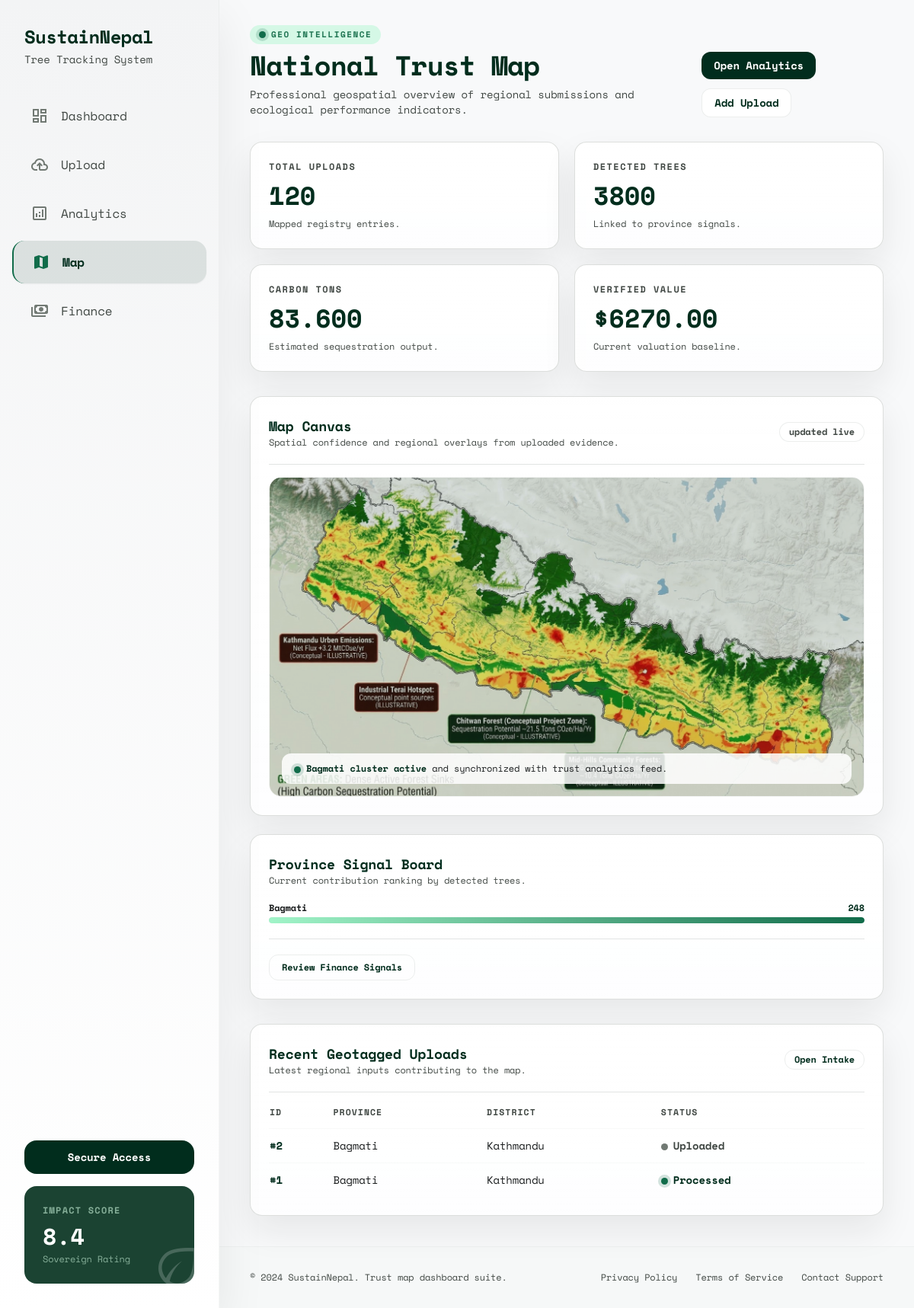
The app's page /nepal-trust-map/ with its own data.
### app/models.py (models this page shows, shortened)
class MediaUpload(models.Model):
	user = models.ForeignKey(settings.AUTH_USER_MODEL, on_delete=models.SET_NULL, null=True, blank=True)
	file = models.FileField(upload_to='uploads/%Y/%m/%d/')
	media_type = models.CharField(max_length=16, choices=MediaType.choices)
	latitude = models.DecimalField(max_digits=9, decimal_places=6)
	longitude = models.DecimalField(max_digits=9, decimal_places=6)
	province = models.CharField(max_length=100)
	district = models.CharField(max_length=100)
	status = models.CharField(max_length=16, choices=UploadStatus.choices, default=UploadStatus.UPLOADED)
	upload_date = models.DateTimeField(auto_now_add=True)

### app/views.py (the view)
# urls.py: path('nepal-trust-map/', nepal_trust_map_page, name='nepal_trust_map'),
def nepal_trust_map_page(request):
	return render(request, 'app/nepal_trust_map.html', _build_page_context('nepal-trust-map'))

### app/views.py (called while the page is built)
def _recent_uploads(limit=10):
	return MediaUpload.objects.select_related('detection__carbon_record').order_by('-upload_date')[:limit]

def _latest_transactions(limit=8):
	return FinanceTransaction.objects.select_related('carbon_record').order_by('-transaction_date')[:limit]

def _province_breakdown(limit=5):
	rows = (
		MediaUpload.objects.values('province')
		.annotate(total_trees=Sum('detection__tree_count'))
		.order_by('-total_trees')
	)
	seeded = [
		{'province': 'Bagmati', 'total_trees': 980},
		{'province': 'Koshi', 'total_trees': 860},
		{'province': 'Lumbini', 'total_trees': 790},
		{'province': 'Madhesh', 'total_trees': 720},
		{'province': 'Gandaki', 'total_trees': 665},
	]
	result = []
	for row in rows[:limit]:
		base_trees = row['total_trees'] or 0
		result.append(
			{
				'province': row['province'],
				'total_trees': max(base_trees * 8, 180),
			}
		)
	if not result:
		return seeded[:limit]
	return result

def _build_page_context(current_page):
	return {
		'current_page': current_page,
		'stitch_pages': STITCH_PAGES,
		'sidebar_nav': DASHBOARD_SIDEBAR_NAV,
		'show_dashboard_sidebar': current_page in DASHBOARD_LAYOUT_PAGES,
		'summary': _dashboard_summary(),
		'recent_uploads': _recent_uploads(10),
		'latest_transactions': _latest_transactions(10),
		'province_breakdown': _province_breakdown(8),
		'upload_form': MediaUploadForm(),
	}

### templates/app/nepal_trust_map.html (shortened to what this page needs)
{% extends 'base.html' %}
{% block body_class %}text-on-surface{% endblock %}
{% block extra_head %}
<script id="tailwind-config">
      tailwind.config = {
        darkMode: "class",
        theme: {
          extend: {
            colors: {
              "on-error": "#ffffff",
              "tertiary": "#152b1c",
              "on-primary-fixed-variant": "#274e3d",
              "surface-container-low": "#f3f4f5",
              "secondary-fixed": "#a1f4c8",
              "primary-fixed": "#c1ecd4",
              "tertiary-fixed-dim": "#b3cdb7",
              "primary": "#012d1d",
              "on-secondary-fixed": "#002113",
              "surface-container-highest": "#e1e3e4",
              "background": "#f8f9fa",
              "on-surface-variant": "#414844",
              "on-secondary": "#ffffff",
              "on-tertiary-fixed": "#092012",
              "on-tertiary-container": "#93ad98",
              "surface-variant": "#e1e3e4",
              "error-container": "#ffdad6",
              "tertiary-container": "#2a4131",
              "tertiary-fixed": "#cee9d3",
              "secondary": "#116c4a",
              "on-surface": "#191c1d",
              "on-primary": "#ffffff",
              "inverse-primary": "#a5d0b9",
              "inverse-on-surface": "#f0f1f2",
              "on-secondary-fixed-variant": "#005236",
              "on-primary-fixed": "#002114",
              "surface-container": "#edeeef",
              "on-background": "#191c1d",
              "on-primary-container": "#86af99",
              "surface-container-high": "#e7e8e9",
              "primary-container": "#1b4332",
              "error": "#ba1a1a",
              "outline": "#717973",
              "surface-dim": "#d9dadb",
              "secondary-fixed-dim": "#86d7ad",
              "secondary-container": "#a1f4c8",
              "outline-variant": "#c1c8c2",
              "on-secondary-container": "#1b724f",
              "surface": "#f8f9fa",
              "inverse-surface": "#2e3132",
              "primary-fixed-dim": "#a5d0b9",
              "surface-bright": "#f8f9fa",
              "on-error-container": "#93000a",
              "on-tertiary-fixed-variant": "#354c3b",
              "surface-container-lowest": "#ffffff",
              "surface-tint": "#3f6653",
              "on-tertiary": "#ffffff"
            }
          }
        }
      }
</script>
{% endblock %}
{% block content %}
<main class="min-h-screen bg-surface">
  <section class="px-10 pb-10 pt-8">
    <div class="mx-auto flex w-full max-w-7xl flex-col gap-8">
      <div class="flex flex-col gap-5 md:flex-row md:items-end md:justify-between">
        <div>
          <p class="mb-2 inline-flex items-center rounded-full bg-secondary-container/40 px-3 py-1 text-[11px] font-bold uppercase tracking-[0.14em] text-on-secondary-container">
            <span class="status-dot status-dot-live"></span>Geo Intelligence
          </p>
          <h1 class="text-4xl font-bold tracking-tight text-primary">National Trust Map</h1>
          <p class="mt-2 max-w-2xl text-sm text-on-surface-variant">Professional geospatial overview of regional submissions and ecological performance indicators.</p>
        </div>
        <div class="flex flex-wrap items-center gap-3">
          <a class="rounded-xl bg-primary px-4 py-2 text-sm font-bold text-on-primary transition-opacity hover:opacity-90" href="{% url 'app:trust_analytics' %}">Open Analytics</a>
          <a class="rounded-xl border border-outline-variant/30 bg-surface-container-lowest px-4 py-2 text-sm font-bold text-primary transition-colors hover:bg-surface-container-low" href="{% url 'app:data_intake_upload' %}">Add Upload</a>
        </div>
      </div>
      <div class="grid gap-5 sm:grid-cols-2 xl:grid-cols-4">
        <article class="pro-card rounded-2xl p-6">
          <p class="text-xs font-bold uppercase tracking-[0.12em] text-on-surface-variant">Total Uploads</p>
          <p class="kpi-value mt-3">{{ summary.total_uploads }}</p>
          <p class="mt-3 text-xs text-on-surface-variant">Mapped registry entries.</p>
        </article>
        <article class="pro-card rounded-2xl p-6">
          <p class="text-xs font-bold uppercase tracking-[0.12em] text-on-surface-variant">Detected Trees</p>
          <p class="kpi-value mt-3">{{ summary.total_trees }}</p>
          <p class="mt-3 text-xs text-on-surface-variant">Linked to province signals.</p>
        </article>
        <article class="pro-card rounded-2xl p-6">
          <p class="text-xs font-bold uppercase tracking-[0.12em] text-on-surface-variant">Carbon Tons</p>
          <p class="kpi-value mt-3">{{ summary.total_carbon_tons }}</p>
          <p class="mt-3 text-xs text-on-surface-variant">Estimated sequestration output.</p>
        </article>
        <article class="pro-card rounded-2xl p-6">
          <p class="text-xs font-bold uppercase tracking-[0.12em] text-on-surface-variant">Verified Value</p>
          <p class="kpi-value mt-3">${{ summary.total_value }}</p>
          <p class="mt-3 text-xs text-on-surface-variant">Current valuation baseline.</p>
        </article>
      </div>
      <div class="grid gap-6 xl:grid-cols-12">
        <section class="pro-card rounded-2xl p-6 xl:col-span-8">
          <div class="mb-5 flex items-center justify-between">
            <div>
              <h2 class="text-lg font-bold text-primary">Map Canvas</h2>
              <p class="text-xs text-on-surface-variant">Spatial confidence and regional overlays from uploaded evidence.</p>
            </div>
            <span class="rounded-full border border-outline-variant/30 bg-surface-container-lowest px-3 py-1 text-xs font-bold text-on-surface-variant">updated live</span>
          </div>
          <div class="line-divider"></div>
          <div class="relative mt-4 h-[420px] overflow-hidden rounded-2xl border border-outline-variant/20">
            <img class="h-full w-full object-cover" data-alt="Topographic map of Nepal regions" data-location="Nepal" src="/media/map.png"/>
            <div class="absolute inset-0 bg-primary/15"></div>
            <div class="absolute bottom-4 left-4 right-4 rounded-xl bg-white/85 px-4 py-3 text-xs">
              <p><span class="status-dot status-dot-live"></span><span class="font-bold text-primary">Bagmati cluster active</span> and synchronized with trust analytics feed.</p>
            </div>
          </div>
        </section>
        <section class="pro-card rounded-2xl p-6 xl:col-span-4">
          <div class="mb-5">
            <h2 class="text-lg font-bold text-primary">Province Signal Board</h2>
            <p class="text-xs text-on-surface-variant">Current contribution ranking by detected trees.</p>
          </div>
          <div class="space-y-4">
            {% for item in province_breakdown %}
            <div>
              <div class="mb-1 flex items-center justify-between text-xs">
                <span class="font-bold text-on-surface">{{ item.province }}</span>
                <span class="font-bold text-primary">{{ item.total_trees }}</span>
              </div>
              <div class="h-2 overflow-hidden rounded-full bg-surface-container-highest">
                <div class="h-full rounded-full bg-gradient-to-r from-secondary-fixed to-secondary" style="width:{% if forloop.first %}100%{% elif forloop.counter == 2 %}82%{% elif forloop.counter == 3 %}67%{% elif forloop.counter == 4 %}52%{% else %}38%{% endif %}"></div>
              </div>
            </div>
            {% empty %}
            <p class="text-sm text-on-surface-variant">No province map signals available.</p>
            {% endfor %}
          </div>
          <div class="line-divider my-5"></div>
          <a class="inline-flex rounded-xl border border-outline-variant/30 px-4 py-2 text-xs font-bold text-primary transition-colors hover:bg-surface-container-low" href="{% url 'app:verified_finance' %}">Review Finance Signals</a>
        </section>
      </div>
      <section class="pro-card rounded-2xl p-6">
        <div class="mb-5 flex items-center justify-between">
          <div>
            <h2 class="text-lg font-bold text-primary">Recent Geotagged Uploads</h2>
            <p class="text-xs text-on-surface-variant">Latest regional inputs contributing to the map.</p>
          </div>
          <a class="rounded-xl border border-outline-variant/30 px-3 py-1 text-xs font-bold text-primary transition-colors hover:bg-surface-container-low" href="{% url 'app:data_intake_upload' %}">Open Intake</a>
        </div>
        <div class="line-divider"></div>
        <div class="mt-4 overflow-x-auto">
          <table class="min-w-full text-left">
            <thead>
              <tr>
                <th class="table-head pb-3 pr-4">ID</th>
                <th class="table-head pb-3 pr-4">Province</th>
                <th class="table-head pb-3 pr-4">District</th>
                <th class="table-head pb-3 pr-4">Status</th>
              </tr>
            </thead>
            <tbody>
              {% for upload in recent_uploads %}
              <tr class="border-t border-outline-variant/10">
                <td class="py-3 pr-4 text-sm font-bold text-primary">#{{ upload.id }}</td>
                <td class="py-3 pr-4 text-sm text-on-surface">{{ upload.province }}</td>
                <td class="py-3 pr-4 text-sm text-on-surface">{{ upload.district }}</td>
                <td class="py-3 pr-4 text-sm">
                  {% if upload.status == 'processed' %}
                  <span class="status-dot status-dot-live"></span><span class="font-bold text-primary">Processed</span>
                  {% else %}
                  <span class="status-dot status-dot-muted"></span><span class="font-bold text-on-surface-variant">{{ upload.status|title }}</span>
                  {% endif %}
                </td>
              </tr>
              {% empty %}
              <tr>
                <td class="py-5 text-sm text-on-surface-variant" colspan="4">No map uploads available yet.</td>
              </tr>
              {% endfor %}
            </tbody>
          </table>
        </div>
      </section>
    </div>
  </section>
  <footer class="mt-auto border-t border-outline-variant/15 bg-surface-container-low/40 px-10 py-8">
    <div class="mx-auto flex w-full max-w-7xl flex-col gap-3 text-xs text-on-surface-variant md:flex-row md:items-center md:justify-between">
      <p>© 2024 SustainNepal. Trust map dashboard suite.</p>
      <div class="flex gap-6">
        <a class="hover:text-primary" href="{% url 'app:landing_page' %}">Privacy Policy</a>
        <a class="hover:text-primary" href="{% url 'app:landing_page' %}">Terms of Service</a>
        <a class="hover:text-primary" href="{% url 'app:landing_page' %}">Contact Support</a>
      </div>
    </div>
  </footer>
</main>
{% endblock %}

### templates/app/nepal_trust_map.html (style rules this page uses)
body { font-family: 'Space Mono', monospace; letter-spacing: -0.01em; }
.pro-card { background: linear-gradient(180deg, rgba(255, 255, 255, 0.95), rgba(255, 255, 255, 0.84)); border: 1px solid rgba(113, 121, 115, 0.24); box-shadow: 0 20px 45px rgba(25, 28, 29, 0.08); }
.kpi-value { font-size: clamp(1.55rem, 2.8vw, 2.45rem); font-weight: 700; line-height: 1.05; color: #012d1d; }
.table-head { color: #414844; font-size: 0.72rem; text-transform: uppercase; letter-spacing: 0.09em; font-weight: 700; }
.status-dot { display: inline-block; width: 0.55rem; height: 0.55rem; border-radius: 9999px; margin-right: 0.45rem; vertical-align: middle; }
.status-dot-live { background: #116c4a; box-shadow: 0 0 0 4px rgba(17, 108, 74, 0.18); }
.status-dot-muted { background: #717973; }
.line-divider { border-top: 1px solid rgba(113, 121, 115, 0.2); }

### records on screen
MediaUpload: id "2", province "Bagmati", district "Kathmandu", status "Uploaded"
MediaUpload: id "1", province "Bagmati", district "Kathmandu", status "processed" (drawn)

### other values on screen
{{ item.label }} "Dashboard" "Upload" "Analytics" "Map" "Finance"
{{ summary.total_uploads }} "120"
{{ summary.total_trees }} "3800"
{{ summary.total_carbon_tons }} "83.600"
{{ summary.total_value }} "6270.00"
{{ item.province }} "Bagmati"
{{ item.total_trees }} "248"
